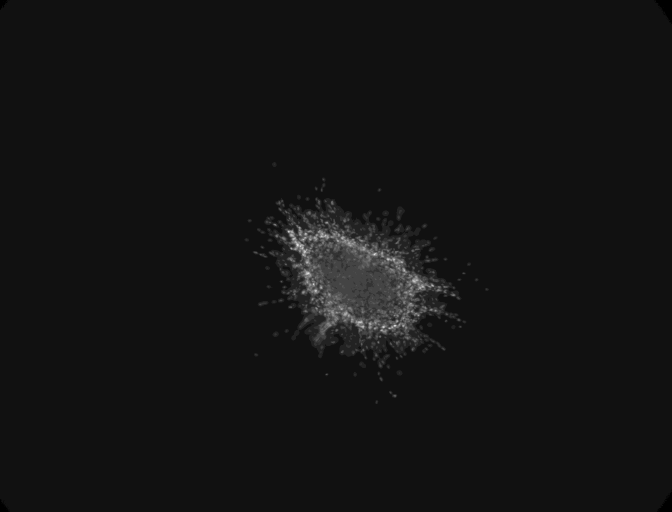
#> input picture test_data/Mean_Blend__20180913-181321_Mic3_pos00_x0_y0_modeFluo1_z0.tif, 1344 x 1024 px (shown at 1/2 size); its folder holds only this picture in this run
$ python -i segmentation_functions_for_spheroidinvasion.py   (imports and definitions only)
#> lines starting #> are read from the running program, lines starting #| are printed output that depends on the picture; after the words box and inside, x2 and y2 are one past the last pixel; in counts of white or black regions, pixels touching at a corner belong together
#> further down, picture is the input picture: shape (1024, 1344); min 0, max 15, mean 1.16

import re
from glob import glob
from scipy.ndimage import zoom
import warnings
import copy
import numpy as np
import matplotlib.pyplot as plt
import matplotlib.colors
from skimage.filters import threshold_otsu,threshold_li,threshold_local,threshold_sauvola,threshold_niblack
from scipy.ndimage.filters import gaussian_filter
from scipy.ndimage.measurements import center_of_mass,find_objects
from scipy.ndimage.morphology import binary_erosion, binary_dilation, distance_transform_edt,binary_fill_holes
from scipy.optimize import least_squares
from scipy import ndimage
from PIL import Image,ImageFilter
from skimage import restoration
import os
from copy import deepcopy
from skimage.measure import regionprops
from skimage.morphology import remove_small_objects,skeletonize
from scipy import interpolate
from scipy.stats import gaussian_kde
from skimage.filters import sobel, laplace, sobel_h, sobel_v, gaussian
from scipy.ndimage.filters import convolve
from scipy.ndimage.morphology import binary_fill_holes
from skimage.morphology import binary_closing, binary_opening
from skimage.measure import regionprops
from scipy.ndimage import label
from scipy.ndimage.measurements import find_objects
try:
    from functions_for_spheroid_invasion import *
except:
    pass


# [53 lines left out: function segmentation_gradient_dog, not called in this run]

def find_blob_fl(img):
    '''
    function to find blob (body of spheroid) from flourescence labled images
    :param img:
    :return:
    '''

    img2 = img - gaussian_filter(img, 100)
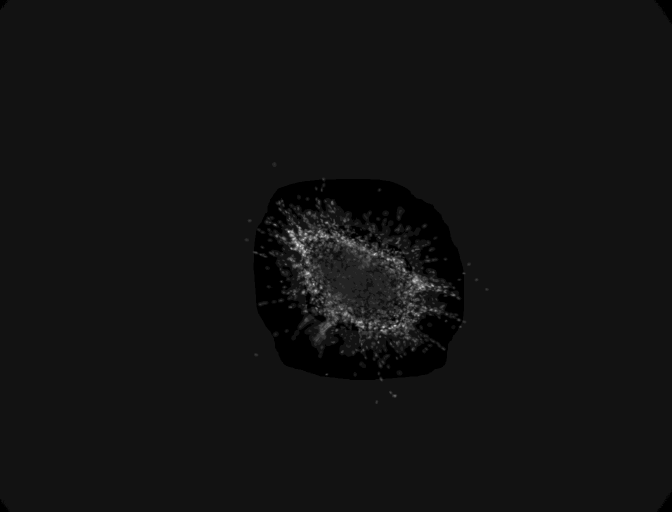
#> img2: shape (1024, 1344) (shown at 1/2 size); min 0, max 14, mean 1.03; drawn with min black and max white
    img2 = img2 - np.percentile(img2, 1)  # 1 Percentile
    img2 = img2 / np.percentile(img2, 99)  # norm to 99 Percentile
    img2 = gaussian_filter(img2, 10)
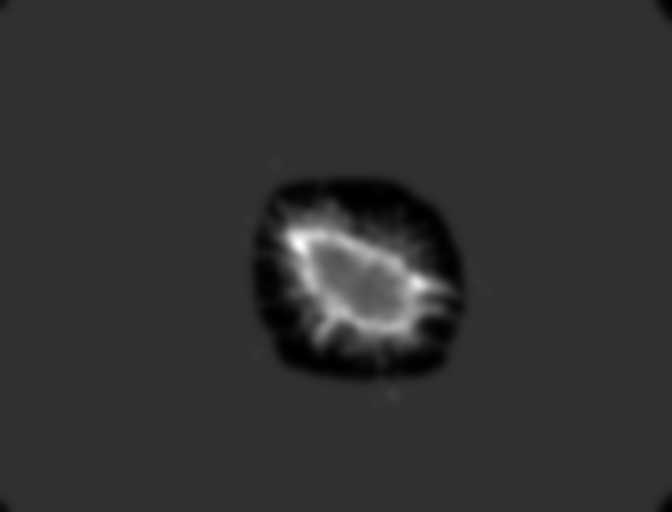
#> img2: shape (1024, 1344) float64 (shown at 1/2 size); min 0.000159, max 1.76, mean 0.342; drawn with min black and max white
    img2[img2 < 0] = 0.0
    img2[img2 > 1] = 1.0
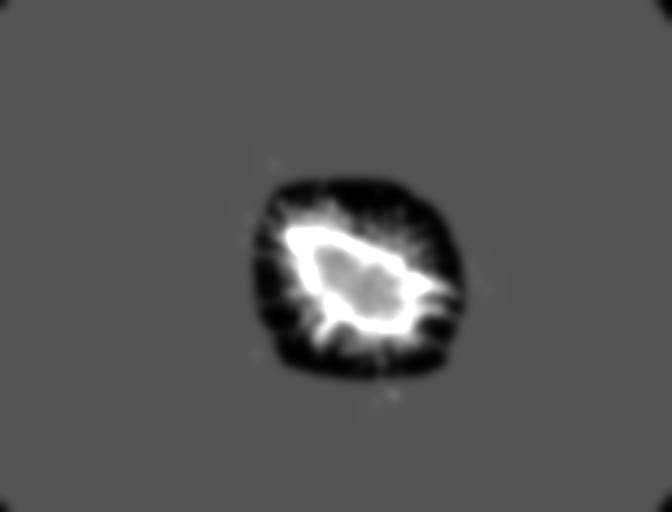
#> img2: shape (1024, 1344) float64 (shown at 1/2 size); 1.22% of pixels changed, all inside (x1, y1, x2, y2) = (574, 456, 861, 664)
    thres = threshold_otsu(img2)
#> thres = 0.58

    blob = img2 > thres
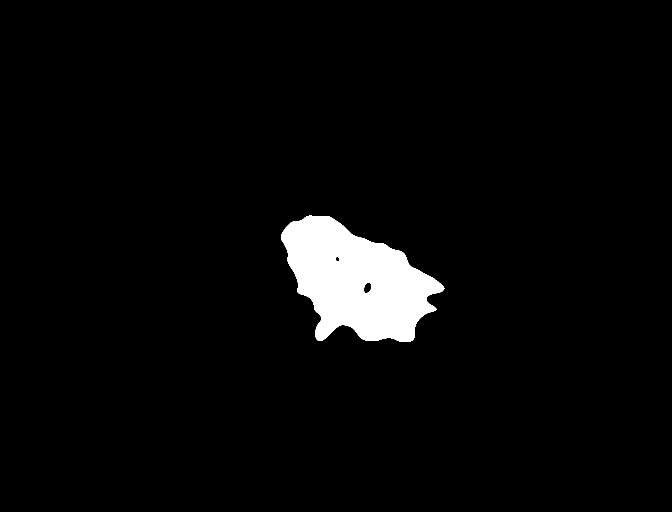
#> blob: shape (1024, 1344) bool (shown at 1/2 size); 3.7% white; 1 white region, box (x1, y1, x2, y2) and area: (562, 431, 889, 684) 50429
    blob = binary_erosion(blob, iterations=5)
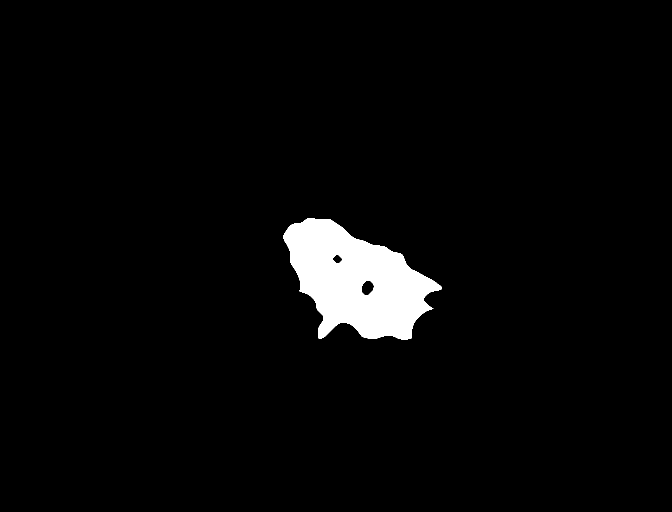
#> blob: shape (1024, 1344) bool (shown at 1/2 size); 3.3% white; 1 white region, box (x1, y1, x2, y2) and area: (567, 436, 884, 679) 45492
    blob = binary_dilation(blob, iterations=10)
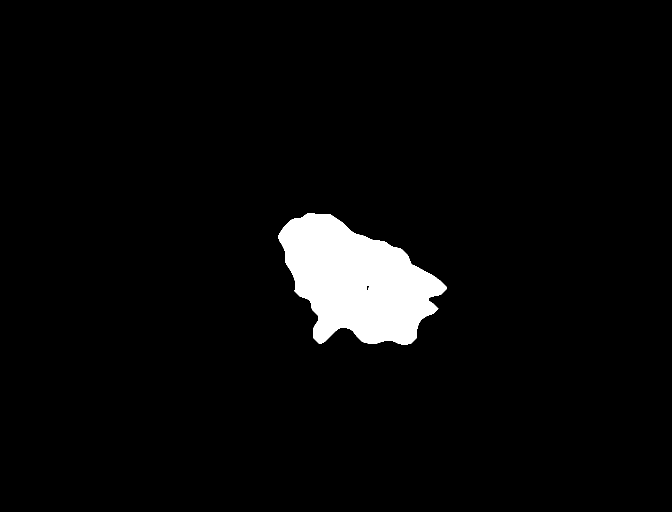
#> blob: shape (1024, 1344) bool (shown at 1/2 size); 4% white; 1 white region, box (x1, y1, x2, y2) and area: (557, 426, 894, 689) 55160
    blob = binary_erosion(blob, iterations=5)
#> blob: shape (1024, 1344) bool; 3.7% white; 1 white region, box (x1, y1, x2, y2) and area: (562, 431, 889, 684) 50475
    blob = gaussian_filter(blob.astype("float"), 10)
    blob[blob > 0.9] = 1
    blob[blob < 0.9] = 0
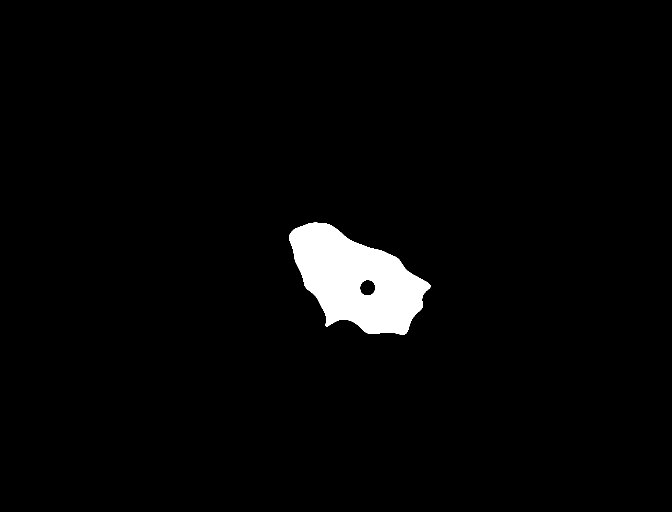
#> blob: shape (1024, 1344) float64 (shown at 1/2 size); values 0 (black) and 1 (white), 2.7% white; 1 white region, box (x1, y1, x2, y2) and area: (578, 445, 861, 669) 37723

    obj, num_features = ndimage.measurements.label(blob)
#> num_features = 1

    # delete all objects except biggest blob

    amax = 0
    for i in range(1, np.max(obj) + 1):
        a = np.sum(obj == i)
        if a > amax:
            big_blob = i
            amax = a
#> this loop made 1 pass
#> (a, amax) on pass 1: (37723, 37723)
#> after the loop, amax = 37723; big_blob = 1
    blob = (obj == big_blob)
    blob = binary_fill_holes(blob)  # fills a disconnected hole in th blob, sometimes occures in the center
#> blob: shape (1024, 1344) bool; 2.8% white; 1 white region, box (x1, y1, x2, y2) and area: (578, 445, 861, 669) 38465

    return blob


# [44 lines left out: function find_blob_bf, not called in this run]

>>> import cv2
>>> picture = cv2.imread('test_data/Mean_Blend__20180913-181321_Mic3_pos00_x0_y0_modeFluo1_z0.tif', cv2.IMREAD_GRAYSCALE)
>>> result = find_blob_fl(picture)
